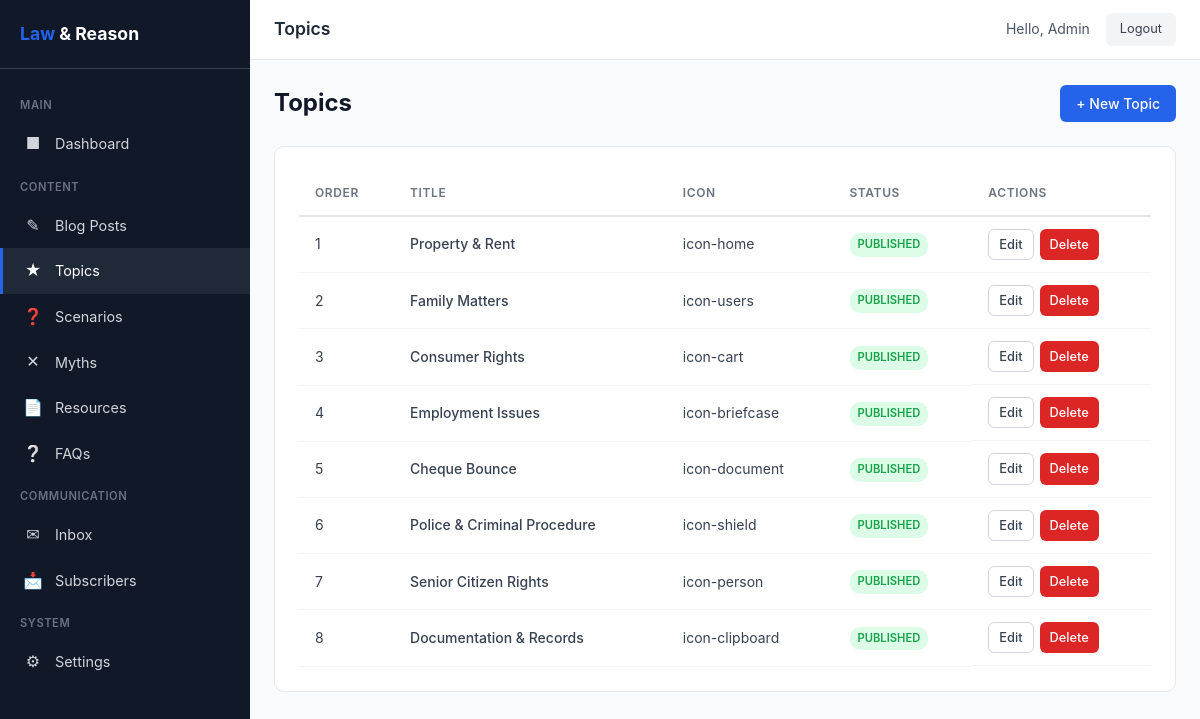
The page /admin/topics.php (signed in) on the database its author committed.
### tables this page shows
CREATE TABLE topics (
    id INT AUTO_INCREMENT PRIMARY KEY,
    slug VARCHAR(100) NOT NULL UNIQUE,
    title_en VARCHAR(255) NOT NULL,
    title_hi VARCHAR(255) NOT NULL,
    description_en TEXT,
    description_hi TEXT,
    content_en LONGTEXT,
    content_hi LONGTEXT,
    icon VARCHAR(50) DEFAULT NULL,
    meta_title_en VARCHAR(160),
    meta_title_hi VARCHAR(160),
    meta_description_en VARCHAR(320),
    meta_description_hi VARCHAR(320),
    sort_order INT DEFAULT 0,
    is_published TINYINT(1) DEFAULT 1,
    created_at DATETIME DEFAULT CURRENT_TIMESTAMP,
    updated_at DATETIME DEFAULT CURRENT_TIMESTAMP ON UPDATE CURRENT_TIMESTAMP
);

### includes/security.php (called while the page is built, shortened)
<?php
function generateCSRFToken() {
    return $_SESSION[CSRF_TOKEN_NAME];
}

### admin/topics.php (the view, shortened to what this page needs)
<?php
require_once __DIR__ . '/includes/admin-header.php';
$db = getDB();
$topics = $db->query("SELECT id, title_en, slug, icon, sort_order, is_published, created_at FROM topics ORDER BY sort_order ASC")->fetchAll();
$csrfToken = generateCSRFToken();
?>
<div class="page-header">
    <h1>Topics</h1>
    <a href="/admin/topic-edit.php" class="btn btn-primary">+ New Topic</a>
</div>
<div class="card">
    <?php if (empty($topics)): ?>
        <p style="color: var(--gray-500); text-align: center; padding: 40px;">No topics yet. <a href="/admin/topic-edit.php" style="color: var(--primary);">Create your first topic</a>.</p>
    <?php else: ?>
        <table class="admin-table">
            <thead>
                <tr>
                    <th>Order</th>
                    <th>Title</th>
                    <th>Icon</th>
                    <th>Status</th>
                    <th>Actions</th>
                </tr>
            </thead>
            <tbody>
                <?php foreach ($topics as $topic): ?>
                <tr>
                    <td><?= $topic['sort_order'] ?></td>
                    <td style="font-weight: 500;"><?= htmlspecialchars($topic['title_en']) ?></td>
                    <td><?= htmlspecialchars($topic['icon'] ?: '-') ?></td>
                    <td>
                        <?php if ($topic['is_published']): ?>
                            <span class="badge badge-success">Published</span>
                        <?php else: ?>
                            <span class="badge badge-warning">Draft</span>
                        <?php endif; ?>
                    </td>
                    <td class="actions">
                        <a href="/admin/topic-edit.php?id=<?= $topic['id'] ?>" class="btn btn-sm btn-outline">Edit</a>
                        <a href="/admin/topics.php?delete=<?= $topic['id'] ?>&token=<?= $csrfToken ?>"
                           class="btn btn-sm btn-danger"
                           data-confirm="Are you sure you want to delete this topic? Related scenarios and myths may be affected.">Delete</a>
                    </td>
                </tr>
                <?php endforeach; ?>
            </tbody>
        </table>
    <?php endif; ?>
</div>
<?php require_once __DIR__ . '/includes/admin-footer.php'; ?>

### admin/includes/admin-header.php (style rules this page uses)
:root { --primary: #2563eb; --primary-dark: #1d4ed8; --primary-light: #dbeafe; --success: #16a34a; --success-light: #dcfce7; --danger: #dc2626; --danger-light: #fee2e2; --warning: #d97706; --warning-light: #fef3c7; --gray-50: #f9fafb; --gray-100: #f3f4f6; --gray-200: #e5e7eb; --gray-300: #d1d5db; --gray-400: #9ca3af; --gray-500: #6b7280; --gray-600: #4b5563; --gray-700: #374151; --gray-800: #1f2937; --gray-900: #111827; --sidebar-width: 250px; }
* { margin: 0; padding: 0; box-sizing: border-box; }
body { font-family: -apple-system, BlinkMacSystemFont, 'Segoe UI', Roboto, sans-serif; background: var(--gray-50); color: var(--gray-800); line-height: 1.6; }
.card { background: #fff; border-radius: 10px; border: 1px solid var(--gray-200); padding: 24px; margin-bottom: 20px; }
.admin-table { width: 100%; border-collapse: collapse; }
.admin-table th { text-align: left; padding: 12px 16px; font-size: 0.75rem; text-transform: uppercase; letter-spacing: 0.05em; color: var(--gray-500); border-bottom: 2px solid var(--gray-200); font-weight: 600; }
.admin-table td { padding: 12px 16px; border-bottom: 1px solid var(--gray-100); font-size: 0.875rem; color: var(--gray-700); }
.btn { display: inline-flex; align-items: center; gap: 6px; padding: 8px 16px; border-radius: 6px; font-size: 0.875rem; font-weight: 500; text-decoration: none; border: none; cursor: pointer; transition: all 0.2s; line-height: 1.5; }
.btn-primary { background: var(--primary); color: #fff; }
.btn-danger { background: var(--danger); color: #fff; }
.btn-outline { background: #fff; color: var(--gray-700); border: 1px solid var(--gray-300); }
.btn-sm { padding: 5px 10px; font-size: 0.8rem; }
.badge { display: inline-block; padding: 3px 8px; border-radius: 10px; font-size: 0.7rem; font-weight: 600; text-transform: uppercase; }
.badge-success { background: var(--success-light); color: var(--success); }
.actions { display: flex; gap: 6px; }
.page-header { display: flex; justify-content: space-between; align-items: center; margin-bottom: 24px; }
.page-header h1 { font-size: 1.5rem; font-weight: 700; color: var(--gray-900); }

### rows shown on the page
topics: sort_order "1", title_en "Property & Rent", icon "icon-home", is_published "PUBLISHED"
topics: sort_order "2", title_en "Family Matters", icon "icon-users", is_published "PUBLISHED"
topics: sort_order "3", title_en "Consumer Rights", icon "icon-cart", is_published "PUBLISHED"
topics: sort_order "4", title_en "Employment Issues", icon "icon-briefcase", is_published "PUBLISHED"
topics: sort_order "5", title_en "Cheque Bounce", icon "icon-document", is_published "PUBLISHED"
topics: sort_order "6", title_en "Police & Criminal Procedure", icon "icon-shield", is_published "PUBLISHED"
topics: sort_order "7", title_en "Senior Citizen Rights", icon "icon-person", is_published "PUBLISHED"
topics: sort_order "8", title_en "Documentation & Records", icon "icon-clipboard", is_published "PUBLISHED"

### other values the page prints
$pageTitle "Topics"
$adminName "Admin"
